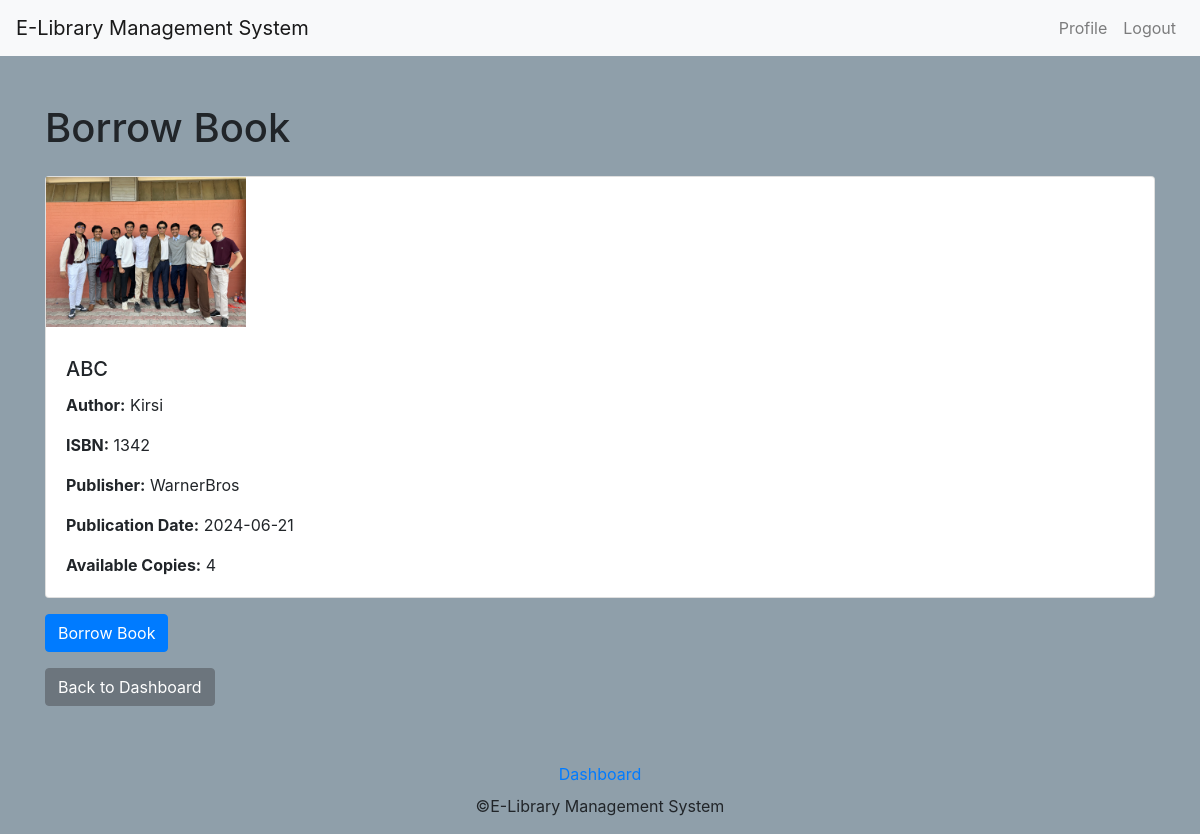
The page /book/borrow/2 (signed in) on the database as committed earlier.
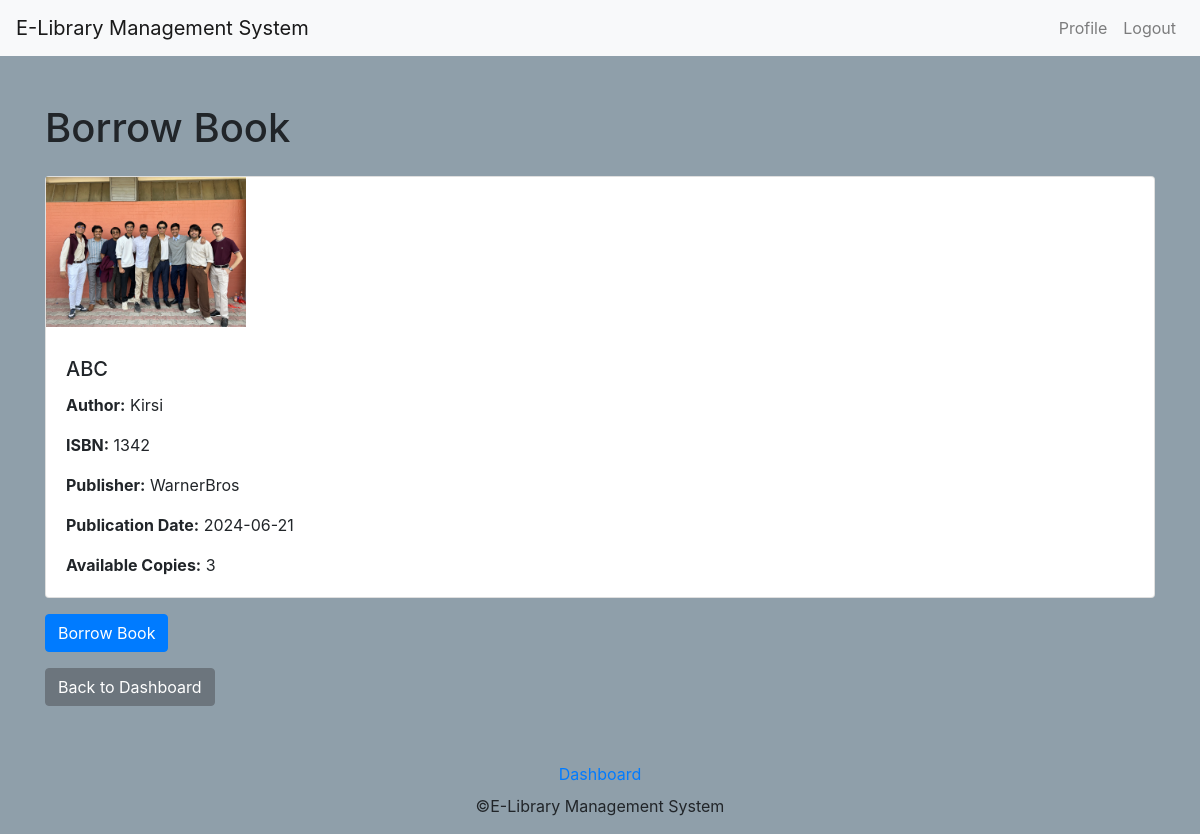
The same page on the database as committed later.
### books/models.py (models this page shows, shortened)
class Book(models.Model):
    title = models.CharField(max_length=255)
    author = models.CharField(max_length=255)
    isbn = models.PositiveBigIntegerField(unique=True)
    publication_date = models.DateField(blank=True, null=True)
    publisher_name = models.CharField(max_length=255, default=None)
    cover_image = models.ImageField(upload_to='book_covers/', blank=True, null=True)
    total_copies = models.PositiveIntegerField(default=1)
    available_copies = models.PositiveIntegerField(default=1)
    rating = models.FloatField(default=0.0)
    num_ratings = models.PositiveIntegerField(default=0)

### books/views.py (the view, shortened to what this page needs)
# urls.py: path('borrow/<int:pk>', borrow_book, name='borrow'),
@login_required
@role_required(['student',])
def borrow_book(request, pk):
    book = get_object_or_404(Book, pk=pk)
    return render(request, 'books/borrow_book.html', {'book': book})

### books/templates/books/borrow_book.html (shortened to what this page needs)
{% extends "users/base.html" %}
{% block content %}
<h1>Borrow Book</h1>
<div class="card mt-4">
    {% if book.cover_image %}
            <img src="{{ book.cover_image.url }}" alt="Book Cover Image" width="200"  style="margin-bottom: 10px;">
    {% endif %}
    <div class="card-body">
        <h5 class="card-title">{{ book.title }}</h5>
        <p class="card-text"><strong>Author:</strong> {{ book.author }}</p>
        <p class="card-text"><strong>ISBN:</strong> {{ book.isbn }}</p>
        <p class="card-text"><strong>Publisher:</strong> {{ book.publisher_name }}</p>
        <p class="card-text"><strong>Publication Date:</strong> {{ book.publication_date|date:"Y-m-d" }}</p>
        <p class="card-text"><strong>Available Copies:</strong> {{ book.available_copies }}</p>
    </div>
</div>
{% if book.available_copies > 0 %}
    <form method="post">
        <button type="submit" class="btn btn-primary mt-3">Borrow Book</button>
    </form>
{% else %}
    <p class="text-danger mt-3">This book is currently unavailable.</p>
{% endif %}
<a href="{% url 'student_dashboard' %}" class="btn btn-secondary mt-3">Back to Dashboard</a>
{% endblock %}

Rows that differ between the two databases and show on the page:
changed Book "ABC": available_copies "4" → "3"
